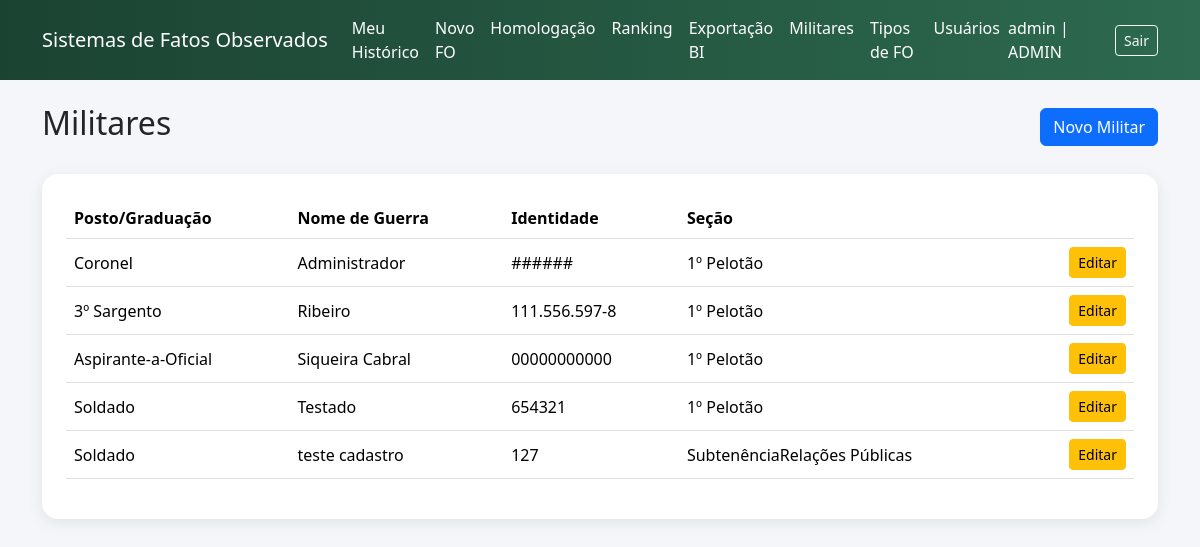
/fo/admin/militares (signed in), run on an earlier commit of the app's database.
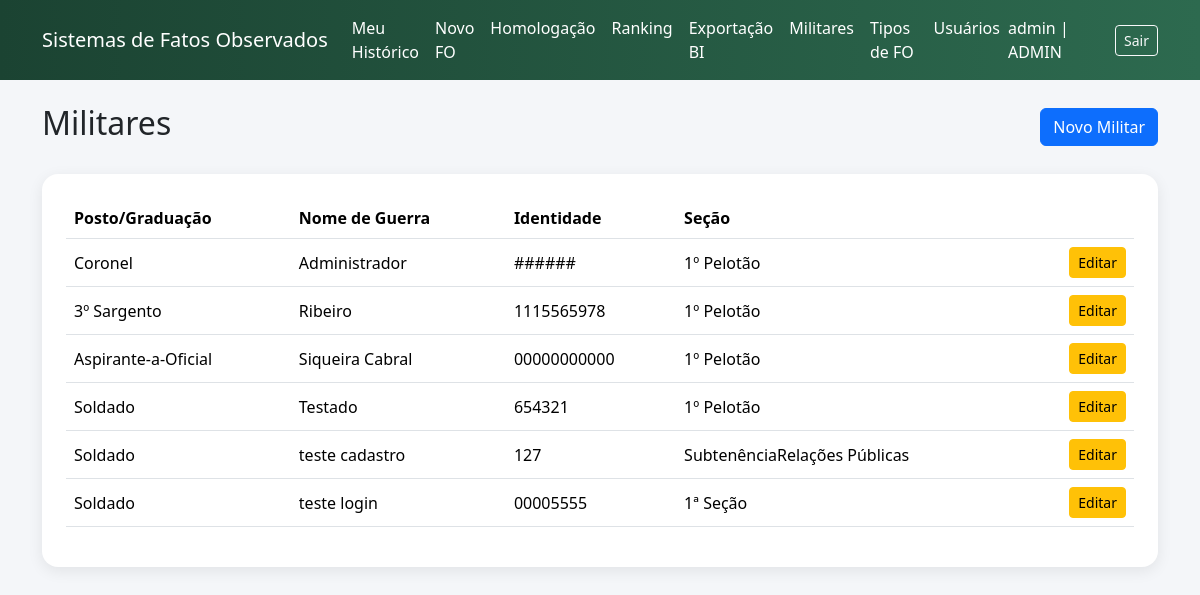
And on a later commit of the database.
### app/fo/models.py (models this page shows)
class Militar(db.Model):
    __tablename__ = "militares"
    id = db.Column(db.Integer, primary_key=True)
    nome_guerra = db.Column(db.String(120), nullable=False)
    identidade_militar = db.Column(db.String(30), unique=True, nullable=False)
    id_posto_graduacao = db.Column(
        db.Integer,
        db.ForeignKey("posto_graduacao.id", ondelete="RESTRICT"),
        nullable=False
    )
    data_de_praca = db.Column(db.Date, nullable=False)
    id_secao = db.Column(
        db.Integer,
        db.ForeignKey("secoes.id", ondelete="RESTRICT"),
        nullable=False
    )
    foto_url = db.Column(db.String(255), nullable=True)
    posto_graduacao = db.relationship("PostoGraduacao")
    secao = db.relationship("Secao")

class PostoGraduacao(db.Model):
    __tablename__ = 'posto_graduacao'
    id = db.Column(db.Integer, primary_key=True)
    nome = db.Column(db.String(80), nullable=False)

class Secao(db.Model):
    __tablename__ = 'secoes'
    id = db.Column(db.Integer, primary_key=True)
    nome = db.Column(db.String(120), nullable=False)

### app/fo/routes.py (the view)
@fo_bp.route("/admin/militares")
@login_required
@perfil_permitido("CADASTRADOR")
def admin_militares():
    militares = Militar.query.order_by(Militar.nome_guerra.asc()).all()
    return render_template("fo/admin_militares.html", militares=militares)

### app/__init__.py (called while the page is built)
def create_app():
    app = Flask(__name__)
    app.config.from_object(Config)
    db.init_app(app)
    login_manager.init_app(app)
    migrate.init_app(app, db)
    from app.fo.models import Usuario
    @login_manager.user_loader
    def load_user(user_id):
        return Usuario.query.get(int(user_id))
    login_manager.login_view = "auth.login"
    from app.fo import fo_bp
    app.register_blueprint(fo_bp)
    from app.auth import auth_bp
    app.register_blueprint(auth_bp)
    @app.route("/")
    def index():
        if current_user.is_authenticated and current_user.perfil == "MILITAR":
            return redirect(url_for("fo.meu_historico"))
        return redirect(url_for("fo.ranking"))
    return app

### app/fo/permissions.py (called while the page is built)
def perfil_permitido(*perfis):
    def decorator(func):
        @wraps(func)
        def wrapper(*args, **kwargs):
            if not current_user.is_authenticated:
                abort(403)
            if current_user.perfil not in perfis and current_user.perfil != "ADMIN":
                abort(403)
            return func(*args, **kwargs)
        return wrapper
    return decorator

### app/templates/fo/admin_militares.html (shortened to what this page needs)
{% extends "base.html" %}
{% block content %}
<div class="d-flex justify-content-between align-items-center mb-4">
    <h2>Militares</h2>
    <a href="{{ url_for('fo.admin_militar_novo') }}"
       class="btn btn-primary">
        Novo Militar
    </a>
</div>
<div class="card card-glass p-4">
    <table class="table table-hover align-middle">
        <thead>
            <tr>
                <th>Posto/Graduação</th>
                <th>Nome de Guerra</th>
                <th>Identidade</th>
                <th>Seção</th>
                <th></th>
            </tr>
        </thead>
        <tbody>
            {% for militar in militares %}
            <tr>
                <td>{{ militar.posto_graduacao.nome }}</td>
                <td>{{ militar.nome_guerra }}</td>
                <td>{{ militar.identidade_militar }}</td>
                <td>{{ militar.secao.nome if militar.secao else "-" }}</td>
                <td class="text-end">
                    <a href="{{ url_for('fo.admin_militar_editar', militar_id=militar.id) }}"
                       class="btn btn-sm btn-warning">
                        Editar
                    </a>
                </td>
            </tr>
            {% endfor %}
        </tbody>
    </table>
</div>
{% endblock %}

What changed in the data, as far as the page shows it:
changed Militar "Ribeiro": identidade_militar "111.556.597-8" → "1115565978"
added Militar: posto_graduacao.nome "Soldado", nome_guerra "teste login", identidade_militar "00005555", secao "1ª Seção"
